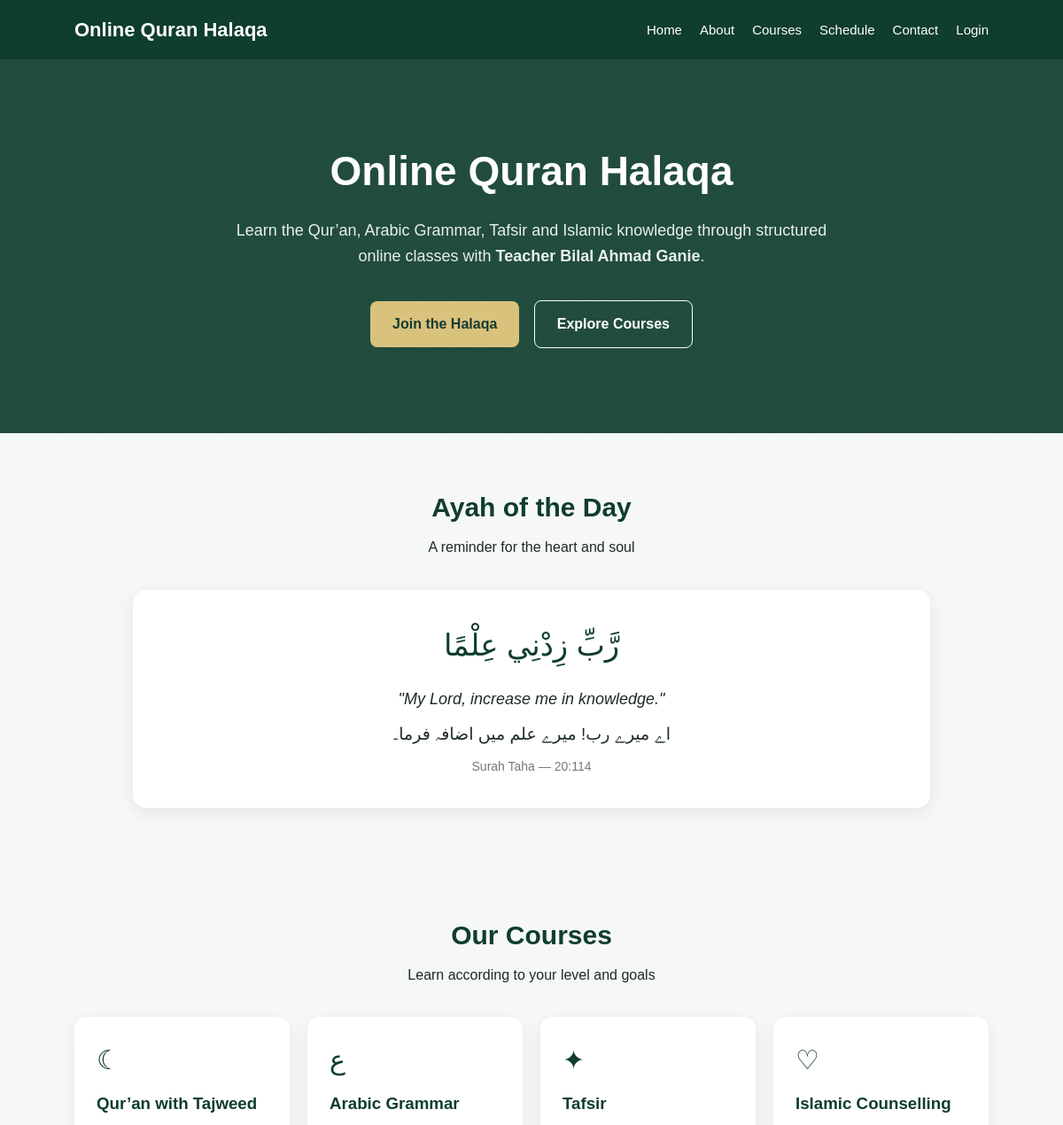
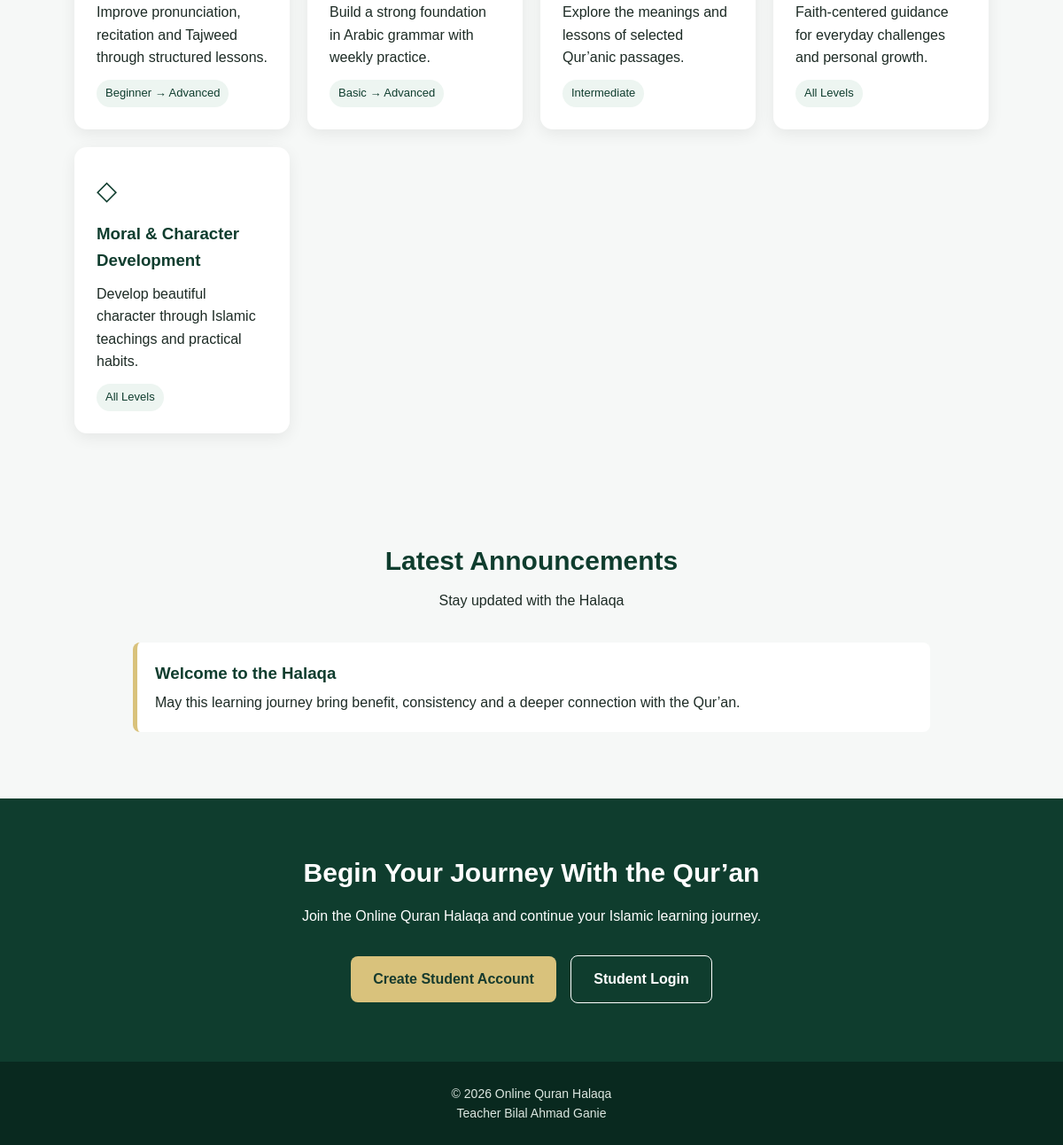
The page / on the database its author committed (2 pictures, top to bottom).
### app.py (models this page shows)
class Ayah(db.Model):
    id = db.Column(db.Integer, primary_key=True)
    arabic = db.Column(db.Text, nullable=False)
    english = db.Column(db.Text, nullable=False)
    urdu = db.Column(db.Text, nullable=False)
    surah = db.Column(db.String(120), nullable=False)
    reference = db.Column(db.String(30), nullable=False)
    active = db.Column(db.Boolean, default=True)

class Course(db.Model):
    id = db.Column(db.Integer, primary_key=True)
    title = db.Column(db.String(160), nullable=False)
    description = db.Column(db.Text, nullable=False)
    level = db.Column(db.String(80), default='All Levels')
    icon = db.Column(db.String(20), default='◈')
    active = db.Column(db.Boolean, default=True)

class Announcement(db.Model):
    id = db.Column(db.Integer, primary_key=True)
    title = db.Column(db.String(160), nullable=False)
    body = db.Column(db.Text, nullable=False)
    created_at = db.Column(db.DateTime, default=datetime.utcnow)

### app.py (the view)
@app.route('/')
def home():
    ayah = Ayah.query.filter_by(active=True).order_by(Ayah.id.desc()).first()
    announcements = Announcement.query.order_by(Announcement.created_at.desc()).limit(3).all()
    courses = Course.query.filter_by(active=True).all()
    return render_template('index.html', ayah=ayah, announcements=announcements, courses=courses)

### app.py (called while the page is built)
@app.context_processor
def inject_globals():
    return {'year': datetime.now().year}

### templates/index.html (shortened to what this page needs)
<!DOCTYPE html>
<html lang="en">
<head>
</head>
<body>
<nav>
    <a href="{{ url_for('home') }}" class="logo">
        Online Quran Halaqa
    </a>
    <ul>
        <li><a href="{{ url_for('home') }}">Home</a></li>
        <li><a href="{{ url_for('about') }}">About</a></li>
        <li><a href="{{ url_for('courses') }}">Courses</a></li>
        <li><a href="{{ url_for('schedule') }}">Schedule</a></li>
        <li><a href="{{ url_for('contact') }}">Contact</a></li>
        <li><a href="{{ url_for('login') }}">Login</a></li>
    </ul>
</nav>
<section class="hero">
    <h1>Online Quran Halaqa</h1>
    <p>
        Learn the Qur’an, Arabic Grammar, Tafsir and Islamic knowledge
        through structured online classes with
        <strong>Teacher Bilal Ahmad Ganie</strong>.
    </p>
    <a href="{{ url_for('register') }}" class="btn btn-primary">
        Join the Halaqa
    </a>
    <a href="{{ url_for('courses') }}" class="btn btn-secondary">
        Explore Courses
    </a>
</section>
<section class="section">
    <div class="section-title">
        <h2>Ayah of the Day</h2>
        <p>A reminder for the heart and soul</p>
    </div>
    {% if ayah %}
    <div class="ayah">
        <div class="arabic">
            {{ ayah.arabic }}
        </div>
        <div class="english">
            "{{ ayah.english }}"
        </div>
        <div class="urdu">
            {{ ayah.urdu }}
        </div>
        <div class="reference">
            {{ ayah.surah }} — {{ ayah.reference }}
        </div>
    </div>
    {% else %}
    <div class="ayah">
        <p>No Ayah has been added yet.</p>
    </div>
    {% endif %}
</section>
<section class="section">
    <div class="section-title">
        <h2>Our Courses</h2>
        <p>Learn according to your level and goals</p>
    </div>
    <div class="cards">
        {% for course in courses %}
        <div class="card">
            <div class="card-icon">
                {{ course.icon }}
            </div>
            <h3>
                {{ course.title }}
            </h3>
            <p>
                {{ course.description }}
            </p>
            <span class="level">
                {{ course.level }}
            </span>
        </div>
        {% endfor %}
    </div>
</section>
<section class="section">
    <div class="section-title">
        <h2>Latest Announcements</h2>
        <p>Stay updated with the Halaqa</p>
    </div>
    {% for announcement in announcements %}
    <div class="announcement">
        <h3>
            {{ announcement.title }}
        </h3>
        <p>
            {{ announcement.body }}
        </p>
    </div>
    {% endfor %}
</section>
<section class="cta">
    <h2>Begin Your Journey With the Qur’an</h2>
    <p>
        Join the Online Quran Halaqa and continue your Islamic learning journey.
    </p>
    <br>
    <a href="{{ url_for('register') }}" class="btn btn-primary">
        Create Student Account
    </a>
    <a href="{{ url_for('login') }}" class="btn btn-secondary">
        Student Login
    </a>
</section>
<footer>
    <p>
        © {{ year }} Online Quran Halaqa
    </p>
    <p>
        Teacher Bilal Ahmad Ganie
    </p>
</footer>
</body>
</html>

### templates/index.html (style rules this page uses)
* { margin: 0; padding: 0; box-sizing: border-box; }
body { font-family: Arial, Helvetica, sans-serif; background: #f6f8f7; color: #1d2b25; line-height: 1.6; }
nav { background: #0f3d2e; padding: 16px 7%; display: flex; justify-content: space-between; align-items: center; flex-wrap: wrap; }
.logo { color: white; font-size: 22px; font-weight: bold; text-decoration: none; }
nav ul { list-style: none; display: flex; gap: 20px; flex-wrap: wrap; }
nav ul li a { color: white; text-decoration: none; font-size: 15px; }
.hero { background: linear-gradient( rgba(15, 61, 46, 0.92), rgba(15, 61, 46, 0.92) ); color: white; padding: 90px 7%; text-align: center; }
.hero h1 { font-size: 46px; margin-bottom: 15px; }
.hero p { max-width: 700px; margin: 0 auto 30px; font-size: 18px; color: #e9f0ec; }
.btn { display: inline-block; padding: 13px 25px; margin: 6px; border-radius: 8px; text-decoration: none; font-weight: bold; }
.btn-primary { background: #d9c27c; color: #173b2e; }
.btn-secondary { border: 1px solid white; color: white; }
.section { padding: 60px 7%; }
.section-title { text-align: center; margin-bottom: 35px; }
.section-title h2 { color: #0f3d2e; font-size: 30px; margin-bottom: 8px; }
.ayah { background: white; max-width: 900px; margin: auto; padding: 35px; border-radius: 15px; box-shadow: 0 5px 20px rgba(0,0,0,0.08); text-align: center; }
.arabic { font-size: 34px; direction: rtl; margin-bottom: 20px; color: #0f3d2e; }
.english { font-size: 18px; font-style: italic; margin-bottom: 10px; }
.urdu { font-size: 19px; direction: rtl; margin-bottom: 10px; }
.reference { color: #777; font-size: 14px; }
.cards { display: grid; grid-template-columns: repeat(auto-fit, minmax(230px, 1fr)); gap: 20px; }
.card { background: white; padding: 25px; border-radius: 14px; box-shadow: 0 5px 18px rgba(0,0,0,0.07); }
.card-icon { font-size: 30px; color: #0f3d2e; margin-bottom: 10px; }
.card h3 { color: #0f3d2e; margin-bottom: 10px; }
.level { display: inline-block; margin-top: 12px; background: #edf5f1; color: #0f3d2e; padding: 5px 10px; border-radius: 20px; font-size: 13px; }
.announcement { background: white; max-width: 900px; margin: 15px auto; padding: 20px; border-left: 5px solid #d9c27c; border-radius: 8px; }
.announcement h3 { color: #0f3d2e; margin-bottom: 5px; }
.cta { background: #0f3d2e; color: white; text-align: center; padding: 60px 7%; }
.cta h2 { margin-bottom: 12px; font-size: 30px; }
footer { background: #09291f; color: #dce7e1; text-align: center; padding: 25px; font-size: 14px; }

### rows shown on the page
Ayah: arabic "رَّبِّ زِدْنِي عِلْمًا", english "My Lord, increase me in knowledge.", urdu "اے میرے رب! میرے علم میں اضافہ فرما۔", surah "Surah Taha", reference "20:114"
Course: icon "☾", title "Qur’an with Tajweed", description "Improve pronunciation, recitation and Tajweed through structured lessons.", level "Beginner → Advanced"
Course: icon "ع", title "Arabic Grammar", description "Build a strong foundation in Arabic grammar with weekly practice.", level "Basic → Advanced"
Course: icon "✦", title "Tafsir", description "Explore the meanings and lessons of selected Qur’anic passages.", level "Intermediate"
Course: icon "♡", title "Islamic Counselling", description "Faith-centered guidance for everyday challenges and personal growth.", level "All Levels"
Course: icon "◇", title "Moral & Character Development", description "Develop beautiful character through Islamic teachings and practical habits.", level "All Levels"
Announcement: title "Welcome to the Halaqa", body "May this learning journey bring benefit, consistency and a deeper connection with the Qur’an."
